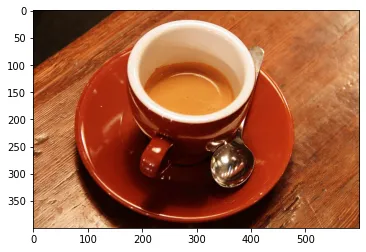
#> input picture Numpy/skimage.webp, 366 x 252 px, found by its file name
$ python testeImagem.py
#> lines starting #> are read from the running program, lines starting #| are printed output that depends on the picture
from skimage import io
import numpy as np      #armazena os pixels da imagem
import matplotlib.pyplot as plt

img = io.imread('Numpy/skimage.webp')
#> img is the input picture: shape (252, 366, 3); mean R, G, B 176.5, 120.9, 94.5

print(img.shape)    #Mostra os pixels
#| (252, 366, 3)

novaImagem = img[0:182] #Exibe apenas os elementos 0 a 181 da matriz
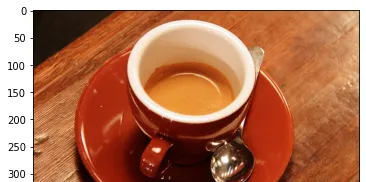
#> novaImagem: shape (182, 366, 3); mean R, G, B 178.2, 115.1, 84.2
plt.imshow(novaImagem)
plt.savefig('imagemSalva.png')  #Salva a nova imagem cortada
